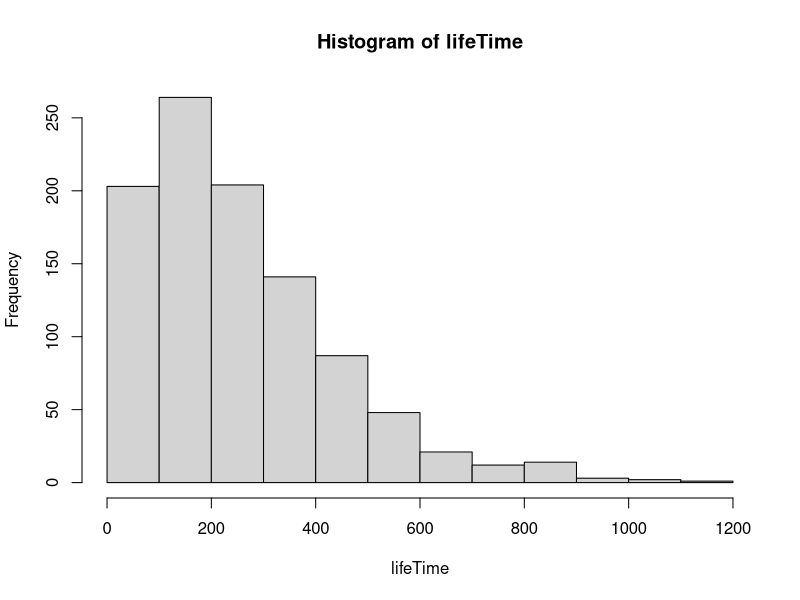

Here is the R script that generated this plot: (Note: this script raises an error after producing the figure.)
rm(list=ls())
Q = matrix(
  c(-0.0085,  0.005,  0.0025,       0,   0.001,
          0, -0.014,   0.005,   0.004,   0.005,
          0,      0,  -0.008,   0.003,   0.005,
          0,      0,       0,  -0.009,   0.009,
          0,      0,       0,       0,       0),
  nrow = 5,
  ncol = 5)
Q <- t(Q)


## Task 7

woman = rep(1,1000) # Create 1000 women
N.iter = 1000

count = matrix(0, ncol = 5, nrow = N.iter) #

for (i in 1:N.iter){
  while (woman[i]<5){
    event = rexp(1,rate=-Q[woman[i],woman[i]])
    count[i,woman[i]] = event
    if (woman[i] <4){
    woman[i]=sample(x = c((woman[i]+1):5), size =1, replace =TRUE,
                    prob =-(Q[woman[i],(woman[i]+1):5])/Q[woman[i],woman[i]])
    }
    else{
      woman[i]=5
    }

  }
}

lifeTime = rowSums(count)
hist(lifeTime)
C = qchisq(p = c(0.025,0.975), df = 999)
# Conf for stadard deviation: see notes part 2 file
conf=c(sqrt(999*var(lifeTime)/C[2]),sqrt(999*var(lifeTime)/C[1]))
mean(lifeTime)

n = length(lifeTime)
Conf_control1 = mean(lifeTime) - qt(0.975, df =n-1) * sd(lifeTime) / sqrt(n)
Conf_control2 = mean(lifeTime) + qt(0.975, df =n-1) * sd(lifeTime) / sqrt(n)
c(mean(lifeTime),Conf_control1,Conf_control2) #mean and CI for the mean

#survival rate after 30.5 months
(sum(rowSums(count[,1:2])>30.5 & (count[,3]!=0 | count[,4]!=0)))/1000

############# Opgave 8
Q = Q[1:4,1:4]
funk = function(t){
  ones = rep(1,4)
  p0 = c(1,0,0,0)

  p = vector()
  for (i in 1:length(t)){
    p[i] = 1 - p0%*%expm(x = Q*t[i])%*%ones
  }
  return(p)

}
t = c(1:1000)
plot(funk(t),type ='l',lwd = 3)
lines(ecdf(lifeTime),col='red',lwd = 3)

ks.test(lifeTime, funk)

########## Opgave 9
# Q matrix for treatment
Q2 = matrix(c(-0.0085,0,0,0,0
              ,0.0025,-0.014,0,0,0
              ,0.00125,0,-0.008,0,0
              ,0,0.002,0.003,-0.009,0
              ,0.001,0.005,0.005,0.009,0),5,5)

woman = rep(1,1000) # Create 1000 women
N.iter = 1000

count_treat = matrix(0, ncol = 5, nrow = N.iter) #

for (i in 1:N.iter){
  while (woman[i]<5){
    event = rexp(1,rate=-Q2[woman[i],woman[i]])
    count_treat[i,woman[i]] = event
    if (woman[i] <4){
      woman[i]=sample(x = c((woman[i]+1):5), size =1, replace =TRUE,
                      prob =-(Q2[woman[i],(woman[i]+1):5])/Q2[woman[i],woman[i]])
    }
    else{
      woman[i]=5
    }

  }
}

# S function for non-treatment
life_cdf=ecdf(lifeTime)

S_func = function(dt , t){
  S = (1000-dt(t)*1000)/1000
       return(S)
}
plot(S_func(life_cdf,1:1000))

# find s for treatment
lifeTimeTreat =rowSums(count_treat)
lifeTreat_cdf=ecdf(lifeTimeTreat)
plot(S_func(lifeTreat_cdf,1:1000))


# plot with death rate for treat and non-treat
plot(S_func(life_cdf,1:1000),col = 'red',type='l')
lines(S_func(lifeTreat_cdf,1:1000),col='blue',type='l')


#### Opgave 10
# Log rank test
N1 = S_func(life_cdf,0:1000)*1000
N2 = S_func(lifeTreat_cdf,0:1000)*1000
N = (S_func(life_cdf,0:1000)+S_func(lifeTreat_cdf,0:1000))*1000

O1 = abs(diff(N1))
O2 = abs(diff(N2))
O = abs(diff(N))

N = N[1:1000]
N2 = N2[1:1000]

E2 = O/N*N2

V = (O*(N2/N)*(1-N2/N)*(N-O))/(N-1)

Z = sum(O2-E2)/sum(V)

pValue = 1-pnorm(Z)

mean(V)
